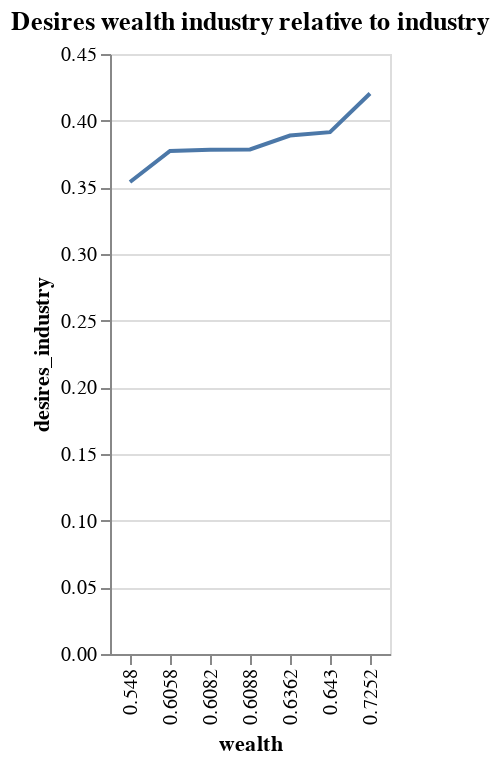

The notebook cell this image was saved under:
### Code cell
alt.Chart(ind_df).mark_line().encode(x='wealth:N',y='desires_industry').properties(title="Desires wealth industry relative to industry")

### Figure 1 — Vega-Lite specification as saved in the notebook (floating-point values rounded to 4 significant figures)
{"config": {"view": {"continuousWidth": 400, "continuousHeight": 300}}, "data": {"name": "data-6df6e6ca78ef2f4e8e0a8af853020c5c"}, "mark": "line", "encoding": {"x": {"type": "nominal", "field": "wealth"}, "y": {"type": "quantitative", "field": "desires_industry"}}, "title": "Desires wealth industry relative to industry", "$schema": "https://vega.github.io/schema/vega-lite/v4.8.1.json", "datasets": {"data-6df6e6ca78ef2f4e8e0a8af853020c5c": [{"wealth": 0.548, "base": 0, "desires_industry": 0.354, "desire_base": -0.0}, {"wealth": 0.6058, "base": 1, "desires_industry": 0.3773, "desire_base": 0.5}, {"wealth": 0.6082, "base": 2, "desires_industry": 0.3782, "desire_base": 0.6667}, {"wealth": 0.6088, "base": 3, "desires_industry": 0.3784, "desire_base": 0.75}, {"wealth": 0.6362, "base": 4, "desires_industry": 0.3888, "desire_base": 0.8}, {"wealth": 0.643, "base": 5, "desires_industry": 0.3914, "desire_base": 0.8333}, {"wealth": 0.7252, "base": 6, "desires_industry": 0.4204, "desire_base": 0.8571}]}}
